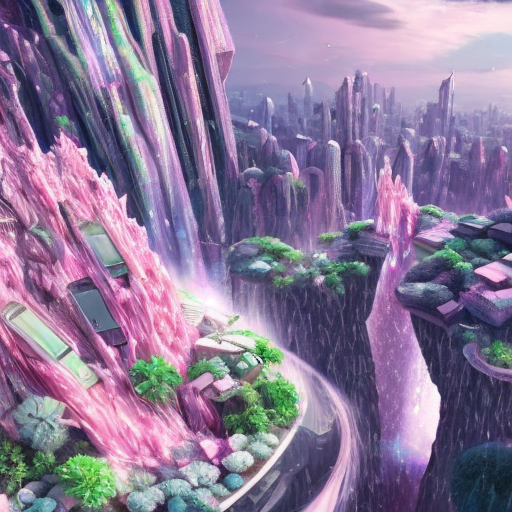
#> input picture images/prompt_1/Stable 1.5/DDIMScheduler/2.png, 512 x 512 px, found by its file name
$ python img_metric.py   (older library calls are emulated)
#> lines starting #> are read from the running program, lines starting #| are printed output that depends on the picture
import cv2
import numpy as np

def calculate_blur_and_detail(image_path):
    """
    Определяет чёткость и качество деталей изображения.

    :param image_path: Путь к изображению.
    :return: Значения дисперсии (чёткости), качество деталей и статус изображения.
    """
#> called with image_path = 'metrics\\images\\2.png'
    # Загрузка изображения
    image = cv2.imread(image_path, cv2.IMREAD_COLOR)
#> image is the input picture: shape (512, 512, 3); mean B, G, R 152.7, 121.6, 139.1
    if image is None:
        raise FileNotFoundError(f"Изображение по пути {image_path} не найдено.")

    # Преобразование в оттенки серого
    gray = cv2.cvtColor(image, cv2.COLOR_BGR2GRAY)
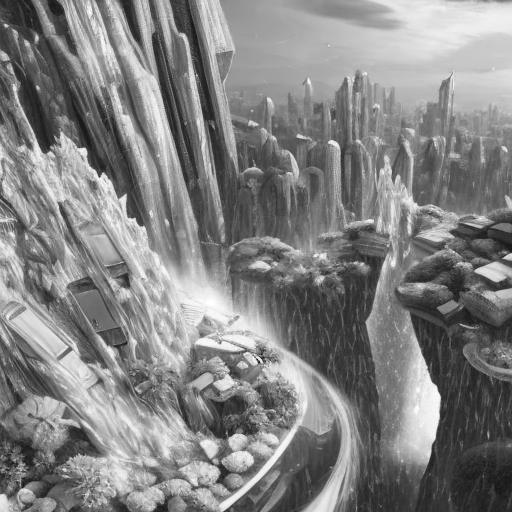
#> gray: shape (512, 512); min 22, max 255, mean 130.4

    # Вычисление Лапласиана для определения чёткости
    laplacian_var = cv2.Laplacian(gray, cv2.CV_64F).var()
#> laplacian_var = 1036

    # Использование волнового преобразования для оценки качества деталей
    coeffs = cv2.dct(np.float32(gray) / 255.0)  # Дискретное косинусное преобразование
    detail_quality = np.mean(np.abs(coeffs))
#> detail_quality = 0.0524

    # Условие для определения чёткости (порог можно настроить)
    blur_threshold = 1000.0  # Порог для чёткости
    detail_threshold = 0.02  # Порог для качества деталей (подбирается эмпирически)

    blur_status = "Чёткое" if laplacian_var > blur_threshold else "Размытое"
#> blur_status = 'Чёткое'
    detail_status = (
        "Высокое качество деталей" if detail_quality > detail_threshold else "Низкое качество деталей"
    )
#> detail_status = 'Высокое качество деталей'

    return laplacian_var, blur_status, detail_quality, detail_status


if __name__ == "__main__":
    # Пример использования
    image_path = r"metrics\images\2.png".strip()
    try:
        blur_value, blur_status, detail_value, detail_status = calculate_blur_and_detail(image_path)
#> blur_value = 1036; blur_status = 'Чёткое'; detail_value = 0.0524; detail_status = 'Высокое качество деталей'
        print(f"Чёткость изображения: {blur_value:.2f}")
#| Чёткость изображения: 1036.05
        print(f"Статус изображения: {blur_status}")
#| Статус изображения: Чёткое
        print(f"Качество деталей: {detail_value:.4f}")
#| Качество деталей: 0.0524
        print(f"Статус качества деталей: {detail_status}")
#| Статус качества деталей: Высокое качество деталей
    except Exception as e:
        print(f"Ошибка: {e}")

$ run again, with images/prompt_1/Stable 1.5/DDIMScheduler/1.png copied over images/prompt_1/Stable 1.5/DDIMScheduler/2.png
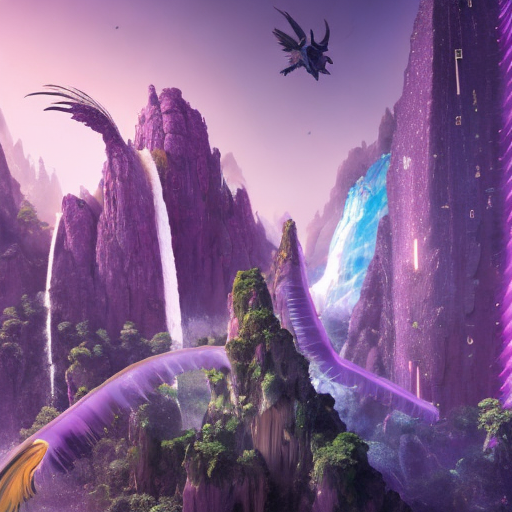
#> input picture images/prompt_1/Stable 1.5/DDIMScheduler/1.png, 512 x 512 px, found by its file name
#> in calculate_blur_and_detail, image is the input picture: shape (512, 512, 3); mean B, G, R 141.2, 98.2, 131
#> in calculate_blur_and_detail, `gray = cv2.cvtColor(image, cv2.COLOR_BGR2GRAY)`:
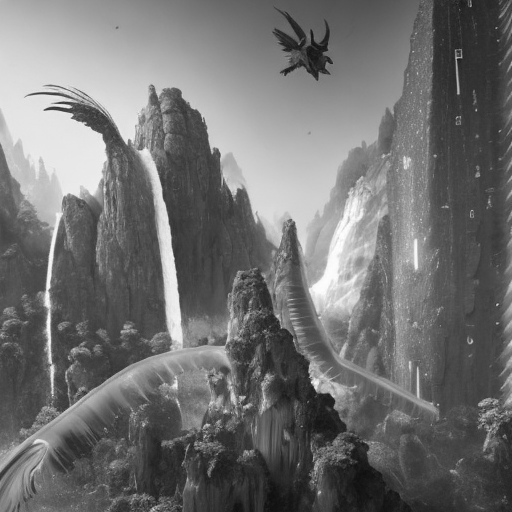
#> gray: shape (512, 512); min 14, max 254, mean 112.9
#> laplacian_var = 550.7
#> detail_quality = 0.0379
#> in calculate_blur_and_detail, `blur_status = "Чёткое" if laplacian_var > blur_threshold else "Размытое"`: blur_status = 'Размытое'
#> in calculate_blur_and_detail, `detail_status = ( "Высокое качество деталей" if detail_quality > detai..`: detail_status = 'Высокое качество деталей'
#> `blur_value, blur_status, detail_value, detail_status = calculate_blur_..`: blur_value = 550.7; blur_status = 'Размытое'; detail_value = 0.0379; detail_status = 'Высокое качество деталей'
#| Чёткость изображения: 550.66
#| Статус изображения: Размытое
#| Качество деталей: 0.0379
#| Статус качества деталей: Высокое качество деталей

$ run again, with images/prompt_1/Stable 1.5/DDIMScheduler/3.png copied over images/prompt_1/Stable 1.5/DDIMScheduler/2.png
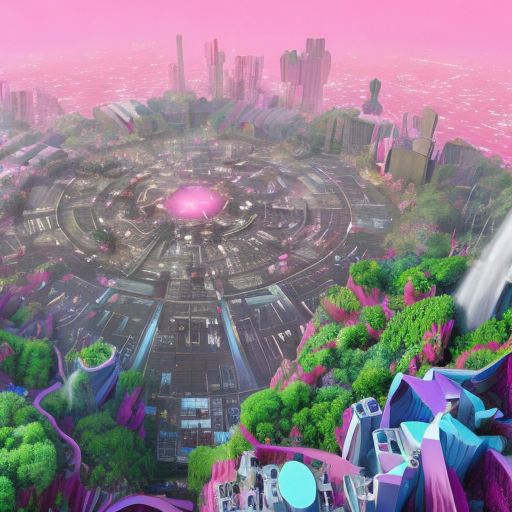
#> input picture images/prompt_1/Stable 1.5/DDIMScheduler/3.png, 512 x 512 px, found by its file name
#> in calculate_blur_and_detail, image is the input picture: shape (512, 512, 3); mean B, G, R 138.5, 126.4, 141
#> in calculate_blur_and_detail, `gray = cv2.cvtColor(image, cv2.COLOR_BGR2GRAY)`:
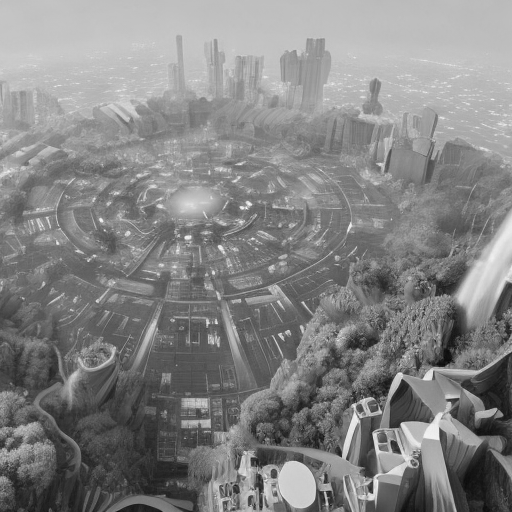
#> gray: shape (512, 512); min 7, max 254, mean 132.1
#> laplacian_var = 888.5
#> detail_quality = 0.043
#> in calculate_blur_and_detail, `blur_status = "Чёткое" if laplacian_var > blur_threshold else "Размытое"`: blur_status = 'Размытое'
#> in calculate_blur_and_detail, `detail_status = ( "Высокое качество деталей" if detail_quality > detai..`: detail_status = 'Высокое качество деталей'
#> `blur_value, blur_status, detail_value, detail_status = calculate_blur_..`: blur_value = 888.5; blur_status = 'Размытое'; detail_value = 0.043; detail_status = 'Высокое качество деталей'
#| Чёткость изображения: 888.47
#| Статус изображения: Размытое
#| Качество деталей: 0.0430
#| Статус качества деталей: Высокое качество деталей

$ run again, with images/prompt_1/Stable 1.5/DDIMScheduler/4.png copied over images/prompt_1/Stable 1.5/DDIMScheduler/2.png
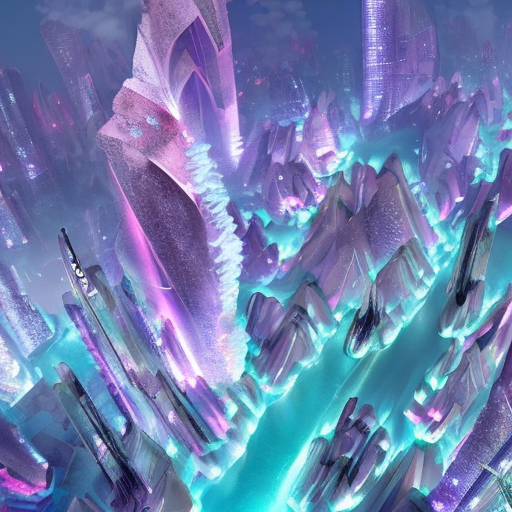
#> input picture images/prompt_1/Stable 1.5/DDIMScheduler/4.png, 512 x 512 px, found by its file name
#> in calculate_blur_and_detail, image is the input picture: shape (512, 512, 3); mean B, G, R 175.5, 128.5, 110.5
#> in calculate_blur_and_detail, `gray = cv2.cvtColor(image, cv2.COLOR_BGR2GRAY)`:
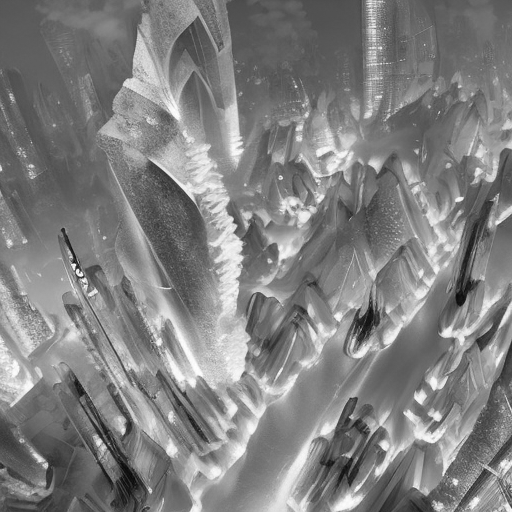
#> gray: shape (512, 512); min 5, max 255, mean 128.5
#> laplacian_var = 883.1
#> detail_quality = 0.0443
#> in calculate_blur_and_detail, `blur_status = "Чёткое" if laplacian_var > blur_threshold else "Размытое"`: blur_status = 'Размытое'
#> in calculate_blur_and_detail, `detail_status = ( "Высокое качество деталей" if detail_quality > detai..`: detail_status = 'Высокое качество деталей'
#> `blur_value, blur_status, detail_value, detail_status = calculate_blur_..`: blur_value = 883.1; blur_status = 'Размытое'; detail_value = 0.0443; detail_status = 'Высокое качество деталей'
#| Чёткость изображения: 883.09
#| Статус изображения: Размытое
#| Качество деталей: 0.0443
#| Статус качества деталей: Высокое качество деталей
